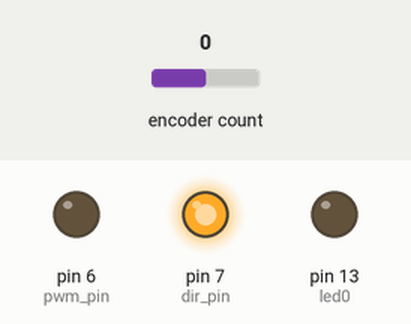
Simulated run of this sketch. Board: Arduino Uno, built with avr-gcc and run on an emulated ATmega328P. On the bench: output pins drawn as LEDs (lit = HIGH). The inputs (shaded band) are chosen by the test bench; at power-on: encoder count 0.

Above: at 1.2 s.
1.3 s: encoder count set to 1
At 2.2 s:
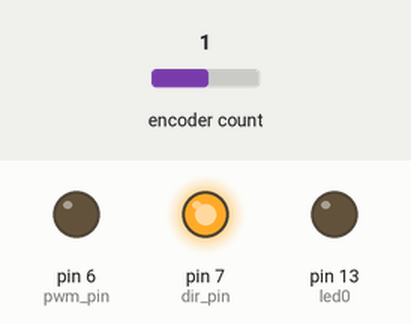
2.9 s: encoder count set to 0
At 3.5 s:
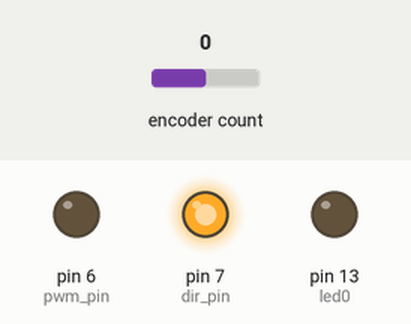
Timing chart, 0 to 5.9 s (numbered marks = the images above; inputs shaded):
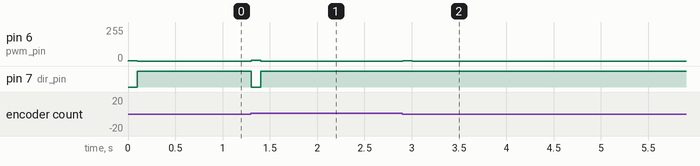

The sketch:

fw2.ino
```cpp
#include <Encoder.h>

int led0 = 13;

int pwm_val = 0;
int pwm_pin = 6;
int dir_pin = 7;

int enc_pin1 = 9;
int enc_pin2 = 10;
int enc_val = 0;
int last_enc_val = 0;
int enc_diff = 0;
int enc_speed = 0;
Encoder myEnc(9, 10);
int t0 = 0;
int t1 = 0;
int t_diff;

void setup()
{
  pinMode(led0, OUTPUT);
  pinMode(pwm_pin, OUTPUT);
  pinMode(dir_pin, OUTPUT);
}


void loop()
{
  t0 = millis();
  enc_val = myEnc.read();

  enc_diff = last_enc_val - enc_val; // Turning positive gives positive diff
  t_diff = t1 - t0;

  pwm_val = -100 * enc_diff / t_diff;

  digitalWrite(dir_pin, (pwm_val / abs(pwm_val)) == 1);
  analogWrite(pwm_pin, abs(pwm_val));


  t1 = millis();
  last_enc_val = enc_val;

  delay(100);
}

void toggle(int pin)
{
  digitalWrite(pin, !digitalRead(pin));
}
```

Measured:
- after the input at 1.3 s, pin 6 (pwm_pin): 0/255 → 4/255 at once, → 0/255 0.10 s later; pin 7 (dir_pin): HIGH → LOW at once, → HIGH 0.10 s later
- after the input at 2.9 s, pin 6 (pwm_pin): 0/255 → 3/255 at once, → 0/255 0.10 s later
